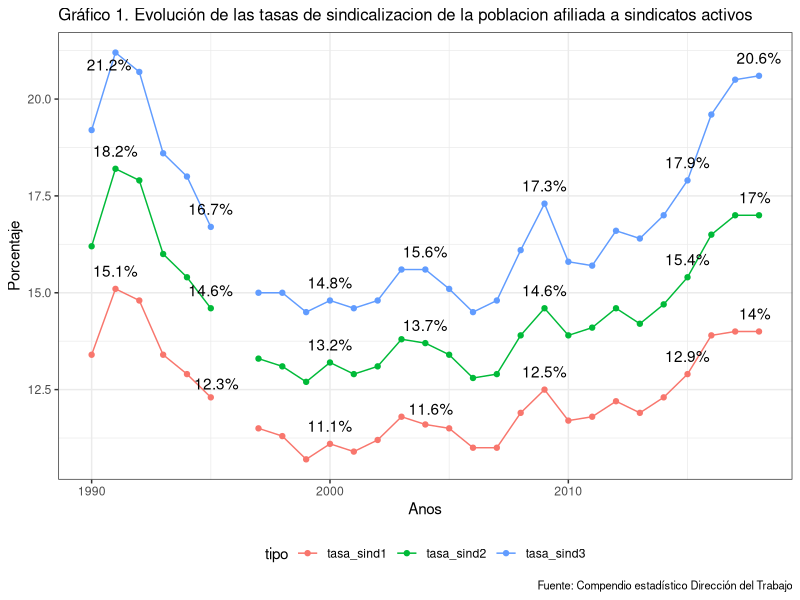
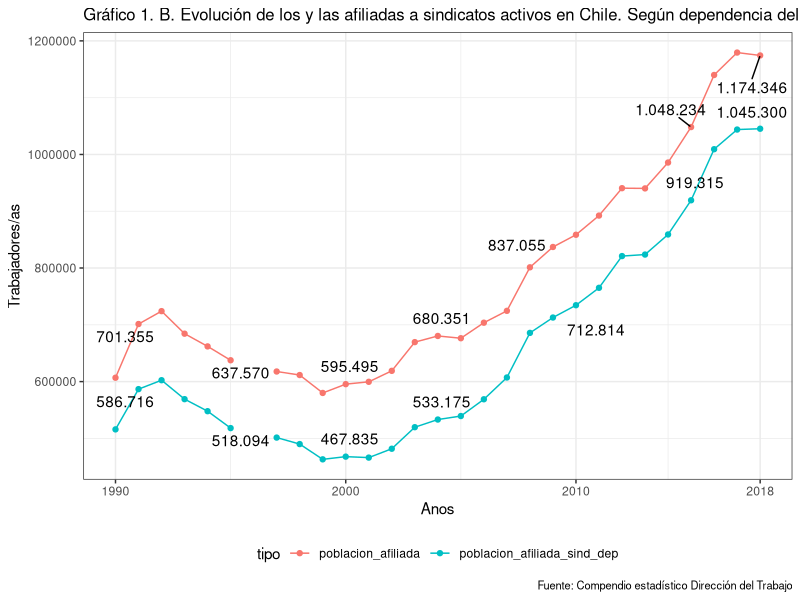
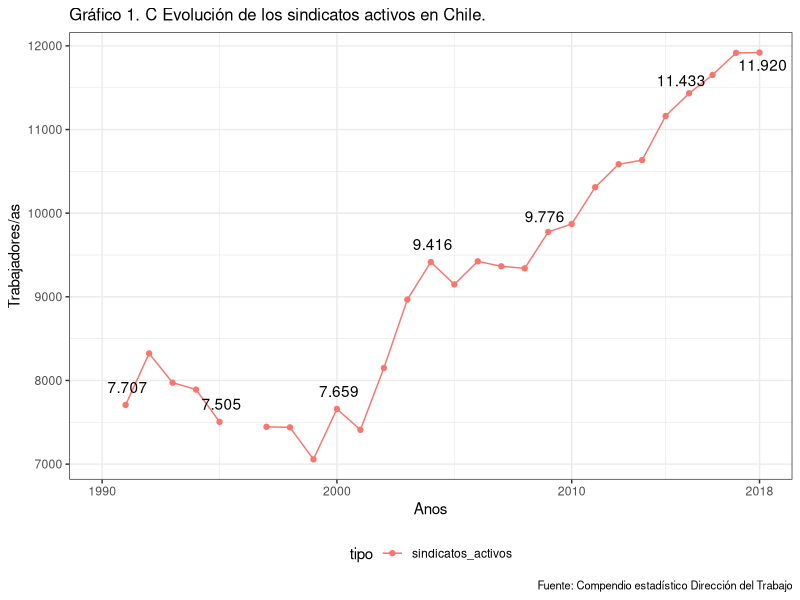
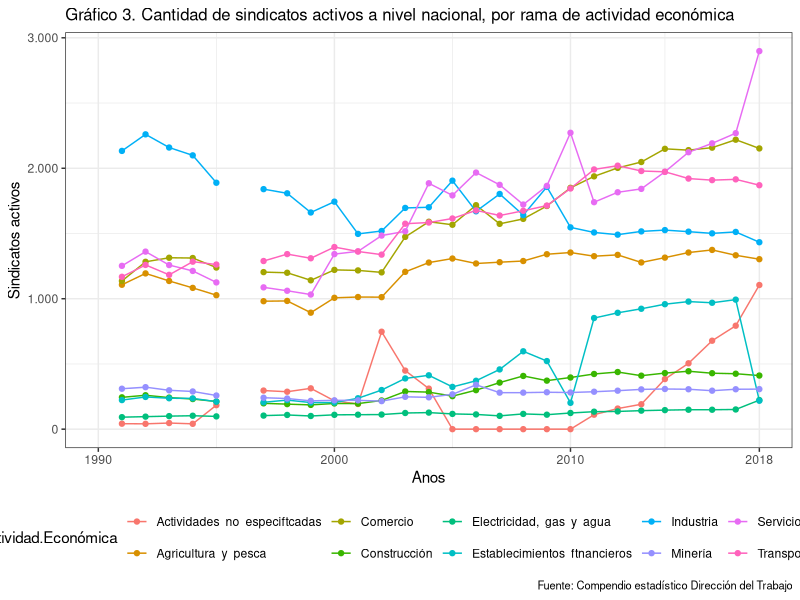
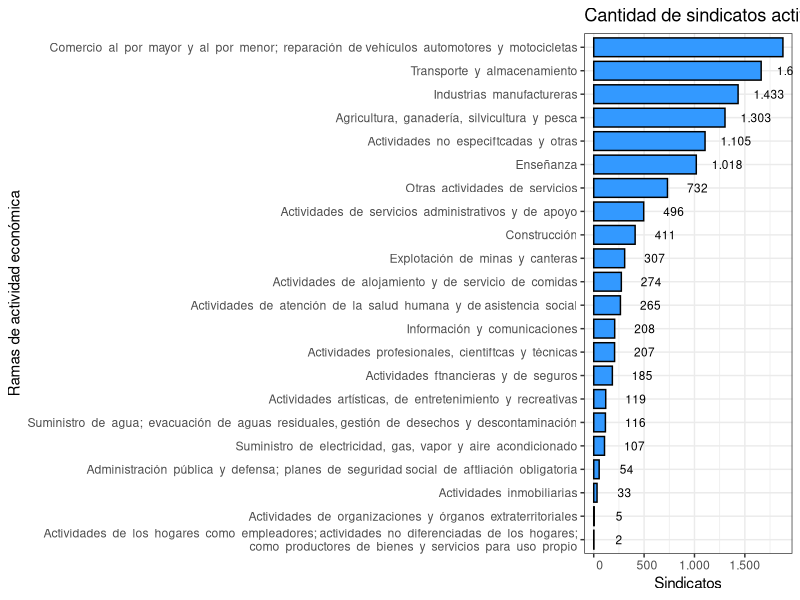
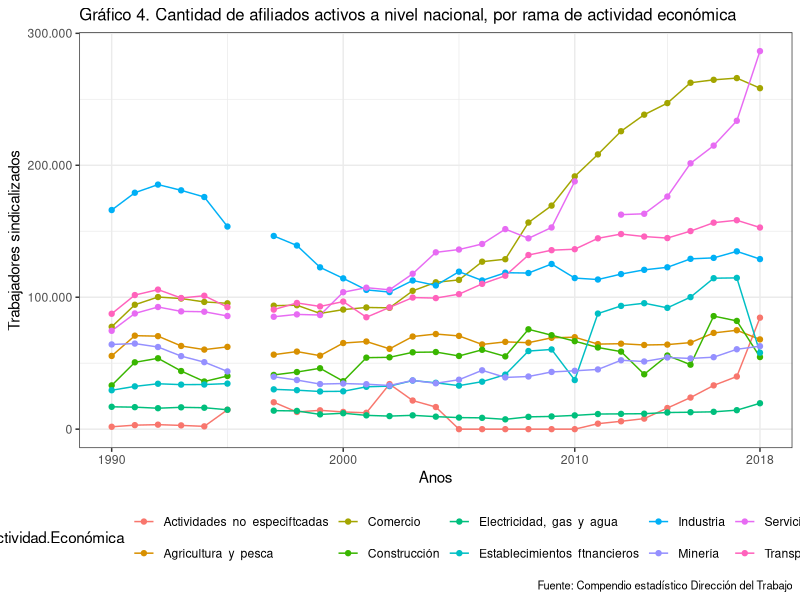
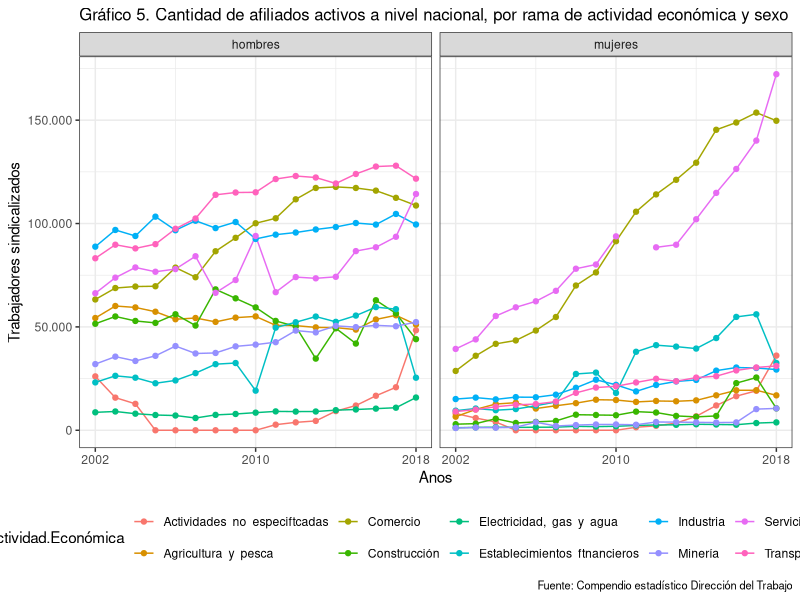
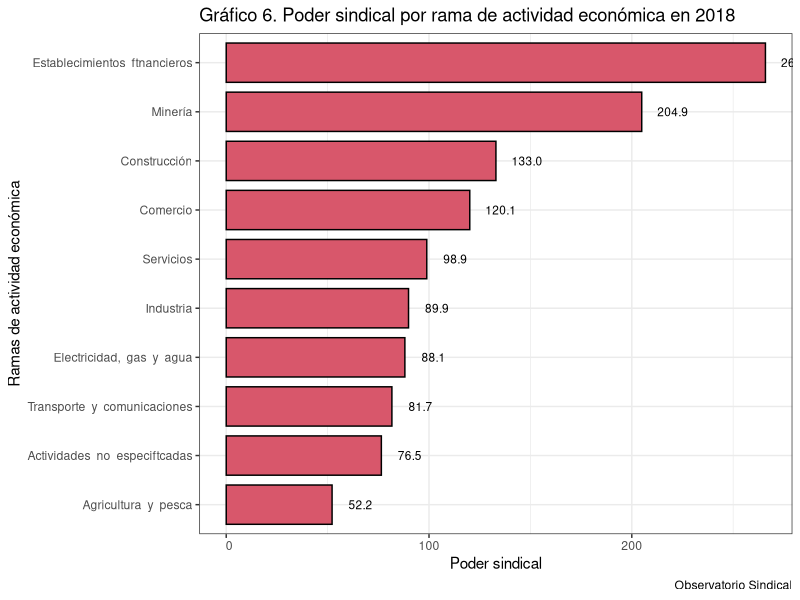

Here is the R script that generated these plots, in order: (Note: this script raises an error after producing the figures.)
library(tidyverse)
library(ggrepel)
library(openxlsx)
library(tibble)


# 1. OOSS -----------------------------------------------------------------



#### Cuadro1. Cantidad de sindicatos activos, poblacion afiliada a sindicatos activos, fuerza de trabajo y tasas de sindicalización, años 1990 a 1999 ####

f0<-c("ano",
      "sindicatos_activos",
      "poblacion_afiliada",
      "ft_ocupada1",
      "tasa_sind1",
      "ft_ocupada2",
      "tasa_sind2",
      "poblacion_afiliada_sind_dep",
      "ft_ocupada3",
      "tasa_sind3")

cuadro1<-rbind(
c(1990 ,NA   ,606812 ,4525530 ,13.4, 3745599, 16.2, 515825 ,2692459, 19.2),
c(1991 ,7707 ,701355 ,4630670 ,15.1, 3862016, 18.2, 586716 ,2765416, 21.2),
c(1992 ,8323 ,724065 ,4877430 ,14.8, 4054999, 17.9, 602435 ,2909679, 20.7),
c(1993 ,7974 ,684361 ,5109290 ,13.4, 4280082, 16.0, 569066 ,3067602, 18.6),
c(1994 ,7891 ,661966 ,5122760 ,12.9, 4305265, 15.4, 547862 ,3038135, 18.0),
c(1995 ,7505 ,637570 ,5174410 ,12.3, 4364825, 14.6, 518094 ,3100665, 16.7),
c(1996 ,NA   , NA     ,5298680 ,NA   ,4525632 ,NA   ,NA      ,3243452,  NA),
c(1997 ,7446 ,617761 ,5380190 ,11.5, 4643794, 13.3, 501386 ,3350654, 15.0),
c(1998 ,7439 ,611535 ,5432350 ,11.3, 4657376, 13.1, 489957 ,3276276, 15.0),
c(1999 ,7057 ,579996 ,5404480 ,10.7, 4552804, 12.7, 463071 ,3192874, 14.5),
c(2000, 7659, 595495, 5381460, 11.1, 4528339, 13.2, 467835, 3170319, 14.8),
c(2001, 7410, 599610, 5479390, 10.9, 4631937, 12.9, 466138, 3187987, 14.6),
c(2002, 8149, 618930, 5531260, 11.2, 4723018, 13.1, 481749, 3253178, 14.8),
c(2003, 8967, 669507, 5675130, 11.8, 4849564, 13.8, 519687, 3326674, 15.6),
c(2004, 9416, 680351, 5862900, 11.6, 4979719, 13.7, 533175, 3423609, 15.6),
c(2005, 9148, 676368, 5904999, 11.5, 5054172, 13.4, 539326, 3581293, 15.1),
c(2006, 9424, 703706, 6410982, 11.0, 5477846, 12.8, 568856, 3933474, 14.5),
c(2007, 9365, 724606, 6567241, 11.0, 5622264, 12.9, 607190, 4099492, 14.8),
c(2008, 9340, 801251, 6740408, 11.9, 5782781, 13.9, 685763, 4251018, 16.1),
c(2009, 9776, 837055, 6710990, 12.5, 5747152, 14.6, 712814, 4131857, 17.3),
c(2010, 9871  ,858571,  7353835, 11.7, 6172536, 13.9, 734495  ,4646299, 15.8),
c(2011 ,10310 ,892365,  7564346, 11.8, 6348945, 14.1, 765138  ,4863073, 15.7),
c(2012 ,10585 ,940603,  7699431, 12.2, 6441986, 14.6, 821041  ,4960005, 16.6),
c(2013 ,10634 ,940222,  7904048, 11.9, 6600648, 14.2, 823722  ,5024782, 16.4),
c(2014 ,11162 ,985770,  8013717, 12.3, 6686276, 14.7, 859093  ,5061592, 17.0),
c(2015 ,11433 ,1048234, 8136356, 12.9, 6815314, 15.4, 919315  ,5133964, 17.9),
c(2016 ,11653 ,1139955 ,8216865 ,13.9 ,6901108 ,16.5 ,1009255 ,5142873, 19.6),
c(2017 ,11916 ,1179445 ,8406527 ,14.0 ,6930930 ,17.0 ,1043865 ,5099920, 20.5),
c(2018 ,11920 ,1174346 ,8414056 ,14.0 ,6927523 ,17.0 ,1045300 ,5068372, 20.6)
)

cuadro1<-cuadro1 %>% as.data.frame()
names(cuadro1)<-f0
cuadro1


# Grafico 1

cuadro1 %>% select(ano,tasa_sind1,tasa_sind2,tasa_sind3) %>% 
  gather(tipo,tasa,-ano) %>% mutate(tasa=as.numeric(tasa)) %>% 
  ggplot(aes(x=ano,y=tasa,color=tipo)) + geom_line() + geom_point() + theme_bw() + 
  labs(title = "Gráfico 1. Evolución de las tasas de sindicalizacion de la poblacion afiliada a sindicatos activos",
       x="Anos",
       y = "Porcentaje",
       caption = "Fuente: Compendio estadístico Dirección del Trabajo") + 
  theme(legend.position = "bottom",plot.title = element_text(size=12),
        plot.subtitle = element_text(size=10),
        plot.caption = element_text(size=8)) + 
  geom_text_repel(aes(label=ifelse(ano%in%c(1991,1995,2000,2004,2009,2015,2018),format(paste0(round(tasa,1),"%")),"")), vjust=-1,colour="black")




ggsave(
  plot = last_plot(),
  filename = "Output/Graficos/1. OOSS/grafico1.Evolucion de las tasas de sindicalizacion de la poblacion afiliada a sindicatos activos.png",
  device = "png",
  dpi = "retina",
  units = "cm",
  width = 33,
  height = 17
)


cuadro1 %>% select(ano,poblacion_afiliada,poblacion_afiliada_sind_dep) %>% 
  gather(tipo,tasa,-ano) %>% mutate(tasa=as.numeric(tasa)) %>% 
  ggplot(aes(x=ano,y=tasa,color=tipo)) + geom_line() + geom_point() + theme_bw() + 
  labs(title = "Gráfico 1. B. Evolución de los y las afiliadas a sindicatos activos en Chile. Según dependencia del sindicato.",
       x="Anos",
       y = "Trabajadores/as",
       caption = "Fuente: Compendio estadístico Dirección del Trabajo") + 
  theme(legend.position = "bottom",plot.title = element_text(size=12),
        plot.subtitle = element_text(size=10),
        plot.caption = element_text(size=8)) + 
  geom_text_repel(aes(label=ifelse(ano%in%c(1991,1995,2000,2004,2009,2015,2018),format(tasa, big.mark = ".", scientific = FALSE),"")), vjust=-1,colour="black") +
  scale_x_continuous(limits = c(1990, 2018),breaks = c(1990,2000,2010,2018))

ggsave(
  plot = last_plot(),
  filename = "Output/Graficos/1. OOSS/grafico1.B Evolución de los y las afiliadas a sindicatos activos en Chile. Según dependencia del sindicato.png",
  device = "png",
  dpi = "retina",
  units = "cm",
  width = 33,
  height = 17
)


cuadro1 %>% select(ano,sindicatos_activos) %>% 
  gather(tipo,tasa,-ano) %>% mutate(tasa=as.numeric(tasa)) %>% 
  ggplot(aes(x=ano,y=tasa,color=tipo)) + geom_line() + geom_point() + theme_bw() + 
  labs(title = "Gráfico 1. C Evolución de los sindicatos activos en Chile.",
       x="Anos",
       y = "Trabajadores/as",
       caption = "Fuente: Compendio estadístico Dirección del Trabajo") + 
  theme(legend.position = "bottom",plot.title = element_text(size=12),
        plot.subtitle = element_text(size=10),
        plot.caption = element_text(size=8)) + 
  geom_text_repel(aes(label=ifelse(ano%in%c(1991,1995,2000,2004,2009,2015,2018),format(tasa, big.mark = ".", scientific = FALSE),"")), vjust=-1,colour="black") +
  scale_x_continuous(limits = c(1990, 2018),breaks = c(1990,2000,2010,2018))


ggsave(
  plot = last_plot(),
  filename = "Output/Graficos/1. OOSS/grafico1.C Evolución de los sindicatos activos en Chile.png",
  device = "png",
  dpi = "retina",
  units = "cm",
  width = 33,
  height = 17
)


#### Cuadro 2. Cantidad de trabajadores afiliados a sindicatos activos, fuerza de trabajo ocupada, y tasa de sindicalización, según sexo ####

cuadro2<-rbind(
c(2002, 497272, 121658, 618930 , 3241454, 1481566, 4723020, 15.3, 8.2  ,13.1),
c(2003, 531238, 138269, 669507 , 3298663, 1550891, 4849554, 16.1, 8.9  ,13.8),
c(2004, 522271, 158080, 680351 , 3335792, 1643938, 4979730, 15.7, 9.6  ,13.7),
c(2005, 515114, 161254, 676368 , 3376302, 1677870, 5054172, 15.3, 9.6  ,13.4),
c(2006, 532661, 171045, 703706 , 3627100, 1850746, 5477846, 14.7, 9.2  ,12.8),
c(2007, 537651, 186955, 724606 , 3683805, 1938459, 5622264, 14.6, 9.6  ,12.9),
c(2008, 562172, 239079, 801251 , 3738207, 2044574, 5782781, 15.0, 11.7 ,13.9),
c(2009, 580795, 256260, 837055 , 3661636, 2085516, 5747152, 15.9, 12.3 ,14.6),
c(2010, 585384, 273187, 858571 , 3822903, 2349633, 6172536, 15.3, 11.6 ,13.9),
c(2011, 593203, 299162, 892365 , 3883465, 2465480, 6348945, 15.3, 12.1 ,14.1),
c(2012, 618610, 321993, 940603 , 3930414, 2511571, 6441986, 15.7, 12.8 ,14.6),
c(2013, 610485, 329737, 940222 , 4005377, 2595271, 6600648, 15.2, 12.7 ,14.2),
c(2014, 630512, 355258, 985770 , 4035930, 2650346, 6686276, 15.6, 13.4 ,14.7),
c(2015, 646093, 402141, 1048234, 4081413, 2733898, 6815311, 15.8, 14.7 ,15.4),
c(2016, 683516, 455528, 1139044, 4153796, 2747312, 6901108, 16.5, 16.6 ,16.5),
c(2017, 691381, 488064, 1179445, 4157795, 2773138, 6930933, 16.6, 17.6 ,17.0),
c(2018, 681399, 492947, 1174346, 4149084, 2778439, 6927523, 16.4, 17.7 ,17.0)
) %>% as.data.frame()

names(cuadro2)<-c("ano","afiliados_hombres","afiliados_mujeres","afiliados_total",
                  "ft_hombres","ft_mujeres","ft_total","ft_hombres", "ft_mujeres","ft_total")


#### Cuadro 3. Cantidad de sindicatos activos a nivel nacional, por rama de actividad económica ####

# CIIU rev 2 1991-2010
cuadro3_1<-cbind(
read.xlsx("Input/Ilovepdf/1. OOSS.xlsx",sheet = 5,rows=c(1:12),cols=c(1:8),na.strings = "**"),
read.xlsx("Input/Ilovepdf/1. OOSS.xlsx",sheet = 6,rows=c(1:12),cols=c(2:8),na.strings = "**"),
read.xlsx("Input/Ilovepdf/1. OOSS.xlsx",sheet = 7,rows=c(2:13),cols=c(2:8),na.strings = "**")
)

# CIIU rev 3 2011-2017
cuadro3_2<-read.xlsx("Input/Ilovepdf/1. OOSS.xlsx",sheet = 8,rows=c(2:21),cols=c(1:8),na.strings = "**")

# CIIU rev 4 2018
cuadro3_3<-read.xlsx("Input/Ilovepdf/1. OOSS.xlsx",sheet = 9,rows=c(2:25),cols=c(1:2),na.strings = "**")


cuadro3_2_r<-cuadro3_2 %>% add_row(Rama.Actividad.Económica="Agricultura  y  pesca",
                      `2011`=sum(.$`2011`[1]+.$`2011`[2]),
                      `2012`=sum(.$`2012`[1]+.$`2012`[2]),
                      `2013`=sum(.$`2013`[1]+.$`2013`[2]),
                      `2014`=sum(.$`2014`[1]+.$`2014`[2]),
                      `2015`=sum(.$`2015`[1]+.$`2015`[2]),
                      `2016`=sum(.$`2016`[1]+.$`2016`[2]),
                      `2017`=sum(.$`2017`[1]+.$`2017`[2])) %>% 
  
              add_row(Rama.Actividad.Económica="Minería",
                      `2011`=sum(.$`2011`[3]),
                      `2012`=sum(.$`2012`[3]),
                      `2013`=sum(.$`2013`[3]),
                      `2014`=sum(.$`2014`[3]),
                      `2015`=sum(.$`2015`[3]),
                      `2016`=sum(.$`2016`[3]),
                      `2017`=sum(.$`2017`[3])) %>%
  
              add_row(Rama.Actividad.Económica="Industria",
                      `2011`=sum(.$`2011`[4]),
                      `2012`=sum(.$`2012`[4]),
                      `2013`=sum(.$`2013`[4]),
                      `2014`=sum(.$`2014`[4]),
                      `2015`=sum(.$`2015`[4]),
                      `2016`=sum(.$`2016`[4]),
                      `2017`=sum(.$`2017`[4])) %>%
  
              add_row(Rama.Actividad.Económica="Electricidad,  gas  y  agua",
                      `2011`=sum(.$`2011`[5]),
                      `2012`=sum(.$`2012`[5]),
                      `2013`=sum(.$`2013`[5]),
                      `2014`=sum(.$`2014`[5]),
                      `2015`=sum(.$`2015`[5]),
                      `2016`=sum(.$`2016`[5]),
                      `2017`=sum(.$`2017`[5])) %>%
  
              add_row(Rama.Actividad.Económica="Construcción",
                      `2011`=sum(.$`2011`[6]),
                      `2012`=sum(.$`2012`[6]),
                      `2013`=sum(.$`2013`[6]),
                      `2014`=sum(.$`2014`[6]),
                      `2015`=sum(.$`2015`[6]),
                      `2016`=sum(.$`2016`[6]),
                      `2017`=sum(.$`2017`[6])) %>%
  
              add_row(Rama.Actividad.Económica="Comercio",
                      `2011`=sum(.$`2011`[7]+.$`2011`[8]),
                      `2012`=sum(.$`2012`[7]+.$`2012`[8]),
                      `2013`=sum(.$`2013`[7]+.$`2013`[8]),
                      `2014`=sum(.$`2014`[7]+.$`2014`[8]),
                      `2015`=sum(.$`2015`[7]+.$`2015`[8]),
                      `2016`=sum(.$`2016`[7]+.$`2016`[8]),
                      `2017`=sum(.$`2017`[7]+.$`2017`[8])) %>%
  
              add_row(Rama.Actividad.Económica="Transporte  y  comunicaciones",
                      `2011`=sum(.$`2011`[9]),
                      `2012`=sum(.$`2012`[9]),
                      `2013`=sum(.$`2013`[9]),
                      `2014`=sum(.$`2014`[9]),
                      `2015`=sum(.$`2015`[9]),
                      `2016`=sum(.$`2016`[9]),
                      `2017`=sum(.$`2017`[9])) %>%
  
              add_row(Rama.Actividad.Económica="Establecimientos  ftnancieros",
                      `2011`=sum(.$`2011`[10]+.$`2011`[11]),
                      `2012`=sum(.$`2012`[10]+.$`2012`[11]),
                      `2013`=sum(.$`2013`[10]+.$`2013`[11]),
                      `2014`=sum(.$`2014`[10]+.$`2014`[11]),
                      `2015`=sum(.$`2015`[10]+.$`2015`[11]),
                      `2016`=sum(.$`2016`[10]+.$`2016`[11]),
                      `2017`=sum(.$`2017`[10]+.$`2017`[11])) %>%
  
              add_row(Rama.Actividad.Económica="Servicios",
                      `2011`=sum(.$`2011`[12]+.$`2011`[13]+.$`2011`[14]+.$`2011`[15]+.$`2011`[16]+.$`2011`[17]),
                      `2012`=sum(.$`2012`[12]+.$`2012`[13]+.$`2012`[14]+.$`2012`[15]+.$`2012`[16]+.$`2012`[17]),
                      `2013`=sum(.$`2013`[12]+.$`2013`[13]+.$`2013`[14]+.$`2013`[15]+.$`2013`[16]+.$`2013`[17]),
                      `2014`=sum(.$`2014`[12]+.$`2014`[13]+.$`2014`[14]+.$`2014`[15]+.$`2014`[16]+.$`2014`[17]),
                      `2015`=sum(.$`2015`[12]+.$`2015`[13]+.$`2015`[14]+.$`2015`[15]+.$`2015`[16]+.$`2015`[17]),
                      `2016`=sum(.$`2016`[12]+.$`2016`[13]+.$`2016`[14]+.$`2016`[15]+.$`2016`[16]+.$`2016`[17]),
                      `2017`=sum(.$`2017`[12]+.$`2017`[13]+.$`2017`[14]+.$`2017`[15]+.$`2017`[16]+.$`2017`[17])) %>%
  
              add_row(Rama.Actividad.Económica="Actividades  no  especiftcadas",
                      `2011`=sum(.$`2011`[18]),
                      `2012`=sum(.$`2012`[18]),
                      `2013`=sum(.$`2013`[18]),
                      `2014`=sum(.$`2014`[18]),
                      `2015`=sum(.$`2015`[18]),
                      `2016`=sum(.$`2016`[18]),
                      `2017`=sum(.$`2017`[18]))


cuadro3_3_r<-cuadro3_3 %>% add_row(Rama.Actividad.Económica="Agricultura  y  pesca",
                                   `2018`=sum(.$`2018`[1])) %>% 
  
  add_row(Rama.Actividad.Económica="Minería",
          `2018`=sum(.$`2018`[2])) %>%
  
  add_row(Rama.Actividad.Económica="Industria",
          `2018`=sum(.$`2018`[3])) %>%
  
  add_row(Rama.Actividad.Económica="Electricidad,  gas  y  agua",
          `2018`=sum(.$`2018`[4]+.$`2018`[5])) %>%
  
  add_row(Rama.Actividad.Económica="Construcción",
          `2018`=sum(.$`2018`[6])) %>%
  
  add_row(Rama.Actividad.Económica="Comercio",
          `2018`=sum(.$`2018`[7]+.$`2018`[9])) %>%
  
  add_row(Rama.Actividad.Económica="Transporte  y  comunicaciones",
          `2018`=sum(.$`2018`[8]+.$`2018`[10])) %>%
  
  add_row(Rama.Actividad.Económica="Establecimientos  ftnancieros",
          `2018`=sum(.$`2018`[11]+.$`2018`[12])) %>%
  
  add_row(Rama.Actividad.Económica="Servicios",
          `2018`=sum(.$`2018`[13]+.$`2018`[14]+.$`2018`[15]+.$`2018`[16]+.$`2018`[17]+.$`2018`[18]+.$`2018`[19]+.$`2018`[20]+.$`2018`[21])) %>%
  
  add_row(Rama.Actividad.Económica="Actividades  no  especiftcadas",
          `2018`=sum(.$`2018`[22]))

  
cuadro3<-merge(cuadro3_1,cuadro3_2_r,by="Rama.Actividad.Económica",all.x = TRUE)
cuadro3<-merge(cuadro3,cuadro3_3_r,by="Rama.Actividad.Económica",all.x = TRUE)

cuadro3<-unique( cuadro3 )
cuadro3<-cuadro3[-3,]

# Grafico 3
cuadro3 %>% filter(Rama.Actividad.Económica!="Total") %>% 
  gather(ano,sindicatos,-Rama.Actividad.Económica) %>% mutate(tasa=as.numeric(sindicatos),
                                                              ano=as.numeric(ano)) %>% 
  ggplot(aes(x=ano,y=sindicatos,color=Rama.Actividad.Económica)) + geom_line() + geom_point() + theme_bw() + 
  labs(title = "Gráfico 3. Cantidad de sindicatos activos a nivel nacional, por rama de actividad económica",
       x="Anos",
       y = "Sindicatos activos",
       caption = "Fuente: Compendio estadístico Dirección del Trabajo") + 
  theme(legend.position = "bottom",plot.title = element_text(size=12),
        plot.subtitle = element_text(size=10),
        plot.caption = element_text(size=8)) + scale_y_continuous(labels=function(x) format(x, big.mark = ".", scientific = FALSE))+
  scale_x_continuous(limits = c(1990, 2018),breaks = c(1990,2000,2010,2018))

ggsave(
  plot = last_plot(),
  filename = "Output/Graficos/1. OOSS/grafico3.Cantidad de sindicatos activos a nivel nacional, por rama de actividad económica.png",
  device = "png",
  dpi = "retina",
  units = "cm",
  width = 33,
  height = 17
)


#### Cuadro 3 solo 2018 (ramas desagregadas)

cuadro3_3 %>% filter(Rama.Actividad.Económica!="Total") %>% 
  ggplot(aes(x=as.factor(reorder(Rama.Actividad.Económica,`2018`)),y=`2018`))+
  geom_bar(stat="identity", fill="#3399FF", colour="black", width=0.8) + 
  scale_y_continuous(labels=function(x) format(x, big.mark = ".", scientific = FALSE)) +
  theme_bw() +  coord_flip() + 
  geom_text(aes(label = format(`2018`, big.mark = ".", scientific = FALSE)), hjust=-0.5, colour = "black", size=3.0) +
  labs(title="Cantidad de sindicatos activos a nivel nacional, por rama de actividad económica en 2018",
       x="Ramas de actividad económica", 
       y = "Sindicatos")



#### Cuadro 4. y 5. Cantidad de afiliados ####

## 1990 a 2001
cuadro4_1<-cbind(
  read.xlsx("Input/Ilovepdf/1. OOSS.xlsx",sheet = 10,rows=c(1:12),cols=c(1:7),na.strings = "**"),
  read.xlsx("Input/Ilovepdf/1. OOSS.xlsx",sheet = 11,rows=c(2:13),cols=c(2:7),na.strings = "**")
)

## 2002 a 2010

a<-read.xlsx("Input/Ilovepdf/1. OOSS.xlsx",sheet = 12,rows=c(4:14),cols=c(1:10),na.strings = "**",colNames = FALSE)
b<-read.xlsx("Input/Ilovepdf/1. OOSS.xlsx",sheet = 13,rows=c(3:13),cols=c(2:10),na.strings = "**",colNames = FALSE)
c<-read.xlsx("Input/Ilovepdf/1. OOSS.xlsx",sheet = 14,rows=c(3:13),cols=c(2:10),na.strings = "**",colNames = FALSE)
names(a)<-c("Rama.Actividad.Económica","h2","m2","t2","h3","m3","t3","h4","m4","t4")
names(b)<-c("h5","m5","t5","h6","m6","t6","h7","m7","t7")
names(c)<-c("h8","m8","t8","h9","m9","t9","h10","m10","t10")
cuadro4_2_sexo<-cbind(a,b,c)

cuadro4_2<-cuadro4_2_sexo %>% select(1,4,7,10,13,16,19,22,25,28)

## 2011 a 2017
cuadro4_3_sexo<-cbind(
read.xlsx("Input/Ilovepdf/1. OOSS.xlsx",sheet = 15,rows=c(4:22),cols=c(1:7),na.strings = "**",colNames = FALSE),
read.xlsx("Input/Ilovepdf/1. OOSS.xlsx",sheet = 16,rows=c(4:22),cols=c(2:7),na.strings = "**",colNames = FALSE),
read.xlsx("Input/Ilovepdf/1. OOSS.xlsx",sheet = 17,rows=c(4:22),cols=c(2:7),na.strings = "**",colNames = FALSE),
read.xlsx("Input/Ilovepdf/1. OOSS.xlsx",sheet = 18,rows=c(4:22),cols=c(2:4),na.strings = "**",colNames = FALSE)
)

names(cuadro4_3_sexo)<-c("Rama.Actividad.Económica","h11","m11","t11","h12","m12","t12","h13","m13","t13","h14","m14","t14",
                               "h15","m15","t15","h16","m16","t16","h17","m17","t17")

cuadro4_3<-cuadro4_3_sexo %>% select(1,4,7,10,13,16,19,22)


## 2018
cuadro4_4_sexo<-read.xlsx("Input/Ilovepdf/1. OOSS.xlsx",sheet = 19,rows=c(3:26),cols=c(1:4),na.strings = "**")
names(cuadro4_4_sexo)<-c("Rama.Actividad.Económica","h18","m18","t18")
cuadro4_4<-cuadro4_4_sexo %>% select(1,4)

## A. Primero sin sexo

cuadro4_1
cuadro4_2
colnames(cuadro4_2)<-c("Rama.Actividad.Económica",2002,2003,2004,2005,2006,2007,2008,2009,2010)

colnames(cuadro4_3)<-c("Rama.Actividad.Económica",2011,2012,2013,2014,2015,2016,2017)

cuadro4_3<-cuadro4_3 %>% add_row(Rama.Actividad.Económica="Agricultura  y  pesca",
                                   `2011`=sum(.$`2011`[1]+.$`2011`[2]),
                                   `2012`=sum(.$`2012`[1]+.$`2012`[2]),
                                   `2013`=sum(.$`2013`[1]+.$`2013`[2]),
                                   `2014`=sum(.$`2014`[1]+.$`2014`[2]),
                                   `2015`=sum(.$`2015`[1]+.$`2015`[2]),
                                   `2016`=sum(.$`2016`[1]+.$`2016`[2]),
                                   `2017`=sum(.$`2017`[1]+.$`2017`[2])) %>% 
  
  add_row(Rama.Actividad.Económica="Minería",
          `2011`=sum(.$`2011`[3]),
          `2012`=sum(.$`2012`[3]),
          `2013`=sum(.$`2013`[3]),
          `2014`=sum(.$`2014`[3]),
          `2015`=sum(.$`2015`[3]),
          `2016`=sum(.$`2016`[3]),
          `2017`=sum(.$`2017`[3])) %>%
  
  add_row(Rama.Actividad.Económica="Industria",
          `2011`=sum(.$`2011`[4]),
          `2012`=sum(.$`2012`[4]),
          `2013`=sum(.$`2013`[4]),
          `2014`=sum(.$`2014`[4]),
          `2015`=sum(.$`2015`[4]),
          `2016`=sum(.$`2016`[4]),
          `2017`=sum(.$`2017`[4])) %>%
  
  add_row(Rama.Actividad.Económica="Electricidad,  gas  y  agua",
          `2011`=sum(.$`2011`[5]),
          `2012`=sum(.$`2012`[5]),
          `2013`=sum(.$`2013`[5]),
          `2014`=sum(.$`2014`[5]),
          `2015`=sum(.$`2015`[5]),
          `2016`=sum(.$`2016`[5]),
          `2017`=sum(.$`2017`[5])) %>%
  
  add_row(Rama.Actividad.Económica="Construcción",
          `2011`=sum(.$`2011`[6]),
          `2012`=sum(.$`2012`[6]),
          `2013`=sum(.$`2013`[6]),
          `2014`=sum(.$`2014`[6]),
          `2015`=sum(.$`2015`[6]),
          `2016`=sum(.$`2016`[6]),
          `2017`=sum(.$`2017`[6])) %>%
  
  add_row(Rama.Actividad.Económica="Comercio",
          `2011`=sum(.$`2011`[7]+.$`2011`[8]),
          `2012`=sum(.$`2012`[7]+.$`2012`[8]),
          `2013`=sum(.$`2013`[7]+.$`2013`[8]),
          `2014`=sum(.$`2014`[7]+.$`2014`[8]),
          `2015`=sum(.$`2015`[7]+.$`2015`[8]),
          `2016`=sum(.$`2016`[7]+.$`2016`[8]),
          `2017`=sum(.$`2017`[7]+.$`2017`[8])) %>%
  
  add_row(Rama.Actividad.Económica="Transporte  y  comunicaciones",
          `2011`=sum(.$`2011`[9]),
          `2012`=sum(.$`2012`[9]),
          `2013`=sum(.$`2013`[9]),
          `2014`=sum(.$`2014`[9]),
          `2015`=sum(.$`2015`[9]),
          `2016`=sum(.$`2016`[9]),
          `2017`=sum(.$`2017`[9])) %>%
  
  add_row(Rama.Actividad.Económica="Establecimientos  ftnancieros",
          `2011`=sum(.$`2011`[10]+.$`2011`[11]),
          `2012`=sum(.$`2012`[10]+.$`2012`[11]),
          `2013`=sum(.$`2013`[10]+.$`2013`[11]),
          `2014`=sum(.$`2014`[10]+.$`2014`[11]),
          `2015`=sum(.$`2015`[10]+.$`2015`[11]),
          `2016`=sum(.$`2016`[10]+.$`2016`[11]),
          `2017`=sum(.$`2017`[10]+.$`2017`[11])) %>%
  
  add_row(Rama.Actividad.Económica="Servicios",
          `2011`=sum(.$`2011`[12]+.$`2011`[13]+.$`2011`[14]+.$`2011`[15]+.$`2011`[16]+.$`2011`[17]),
          `2012`=sum(.$`2012`[12]+.$`2012`[13]+.$`2012`[14]+.$`2012`[15]+.$`2012`[16]+.$`2012`[17]),
          `2013`=sum(.$`2013`[12]+.$`2013`[13]+.$`2013`[14]+.$`2013`[15]+.$`2013`[16]+.$`2013`[17]),
          `2014`=sum(.$`2014`[12]+.$`2014`[13]+.$`2014`[14]+.$`2014`[15]+.$`2014`[16]+.$`2014`[17]),
          `2015`=sum(.$`2015`[12]+.$`2015`[13]+.$`2015`[14]+.$`2015`[15]+.$`2015`[16]+.$`2015`[17]),
          `2016`=sum(.$`2016`[12]+.$`2016`[13]+.$`2016`[14]+.$`2016`[15]+.$`2016`[16]+.$`2016`[17]),
          `2017`=sum(.$`2017`[12]+.$`2017`[13]+.$`2017`[14]+.$`2017`[15]+.$`2017`[16]+.$`2017`[17])) %>%
  
  add_row(Rama.Actividad.Económica="Actividades  no  especiftcadas",
          `2011`=sum(.$`2011`[18]),
          `2012`=sum(.$`2012`[18]),
          `2013`=sum(.$`2013`[18]),
          `2014`=sum(.$`2014`[18]),
          `2015`=sum(.$`2015`[18]),
          `2016`=sum(.$`2016`[18]),
          `2017`=sum(.$`2017`[18]))



colnames(cuadro4_4)<-c("Rama.Actividad.Económica",2018)

cuadro4_4<-cuadro4_4 %>% add_row(Rama.Actividad.Económica="Agricultura  y  pesca",
                                   `2018`=sum(.$`2018`[1])) %>% 
  
  add_row(Rama.Actividad.Económica="Minería",
          `2018`=sum(.$`2018`[2])) %>%
  
  add_row(Rama.Actividad.Económica="Industria",
          `2018`=sum(.$`2018`[3])) %>%
  
  add_row(Rama.Actividad.Económica="Electricidad,  gas  y  agua",
          `2018`=sum(.$`2018`[4]+.$`2018`[5])) %>%
  
  add_row(Rama.Actividad.Económica="Construcción",
          `2018`=sum(.$`2018`[6])) %>%
  
  add_row(Rama.Actividad.Económica="Comercio",
          `2018`=sum(.$`2018`[7]+.$`2018`[9])) %>%
  
  add_row(Rama.Actividad.Económica="Transporte  y  comunicaciones",
          `2018`=sum(.$`2018`[8]+.$`2018`[10])) %>%
  
  add_row(Rama.Actividad.Económica="Establecimientos  ftnancieros",
          `2018`=sum(.$`2018`[11]+.$`2018`[12])) %>%
  
  add_row(Rama.Actividad.Económica="Servicios",
          `2018`=sum(.$`2018`[13]+.$`2018`[14]+.$`2018`[15]+.$`2018`[16]+.$`2018`[17]+.$`2018`[18]+.$`2018`[19]+.$`2018`[20]+.$`2018`[21])) %>%
  
  add_row(Rama.Actividad.Económica="Actividades  no  especiftcadas",
          `2018`=sum(.$`2018`[22]))

cuadro4<-merge(cuadro4_1,cuadro4_2,by="Rama.Actividad.Económica")

cuadro4<-merge(cuadro4,cuadro4_3,by="Rama.Actividad.Económica",all.x = TRUE)
cuadro4<-merge(cuadro4,cuadro4_4,by="Rama.Actividad.Económica",all.x = TRUE)

cuadro4<-unique( cuadro4 )
cuadro4<-cuadro4[-3,]

cuadro4 %>% filter(Rama.Actividad.Económica!="Total") %>% 
  gather(ano,afiliados,-Rama.Actividad.Económica) %>% mutate(tasa=as.numeric(afiliados),
                                                              ano=as.numeric(ano)) %>% 
  ggplot(aes(x=ano,y=afiliados,color=Rama.Actividad.Económica)) + geom_line() + geom_point() + theme_bw() + 
  labs(title = "Gráfico 4. Cantidad de afiliados activos a nivel nacional, por rama de actividad económica",
       x="Anos",
       y = "Trabajadores sindicalizados",
       caption = "Fuente: Compendio estadístico Dirección del Trabajo") + 
  theme(legend.position = "bottom",plot.title = element_text(size=12),
        plot.subtitle = element_text(size=10),
        plot.caption = element_text(size=8)) + scale_y_continuous(labels=function(x) format(x, big.mark = ".", scientific = FALSE))+
  scale_x_continuous(limits = c(1990, 2018),breaks = c(1990,2000,2010,2018))



ggsave(
  plot = last_plot(),
  filename = "Output/Graficos/1. OOSS/grafico4.Cantidad de afiliados a nivel nacional, por rama de actividad económica.png",
  device = "png",
  dpi = "retina",
  units = "cm",
  width = 33,
  height = 17
)


## B. Con sexo (cuadro 5) (solo desde 2002)

# hombres
cuadro4_2<-cuadro4_2_sexo %>% select(1,4-2,7-2,10-2,13-2,16-2,19-2,22-2,25-2,28-2)
cuadro4_3<-cuadro4_3_sexo %>% select(1,4-2,7-2,10-2,13-2,16-2,19-2,22-2)
cuadro4_4<-cuadro4_4_sexo %>% select(1,4-2)

colnames(cuadro4_2)<-c("Rama.Actividad.Económica",2002,2003,2004,2005,2006,2007,2008,2009,2010)

colnames(cuadro4_3)<-c("Rama.Actividad.Económica",2011,2012,2013,2014,2015,2016,2017)

cuadro4_3<-cuadro4_3 %>% add_row(Rama.Actividad.Económica="Agricultura  y  pesca",
                                 `2011`=sum(.$`2011`[1]+.$`2011`[2]),
                                 `2012`=sum(.$`2012`[1]+.$`2012`[2]),
                                 `2013`=sum(.$`2013`[1]+.$`2013`[2]),
                                 `2014`=sum(.$`2014`[1]+.$`2014`[2]),
                                 `2015`=sum(.$`2015`[1]+.$`2015`[2]),
                                 `2016`=sum(.$`2016`[1]+.$`2016`[2]),
                                 `2017`=sum(.$`2017`[1]+.$`2017`[2])) %>% 
  
  add_row(Rama.Actividad.Económica="Minería",
          `2011`=sum(.$`2011`[3]),
          `2012`=sum(.$`2012`[3]),
          `2013`=sum(.$`2013`[3]),
          `2014`=sum(.$`2014`[3]),
          `2015`=sum(.$`2015`[3]),
          `2016`=sum(.$`2016`[3]),
          `2017`=sum(.$`2017`[3])) %>%
  
  add_row(Rama.Actividad.Económica="Industria",
          `2011`=sum(.$`2011`[4]),
          `2012`=sum(.$`2012`[4]),
          `2013`=sum(.$`2013`[4]),
          `2014`=sum(.$`2014`[4]),
          `2015`=sum(.$`2015`[4]),
          `2016`=sum(.$`2016`[4]),
          `2017`=sum(.$`2017`[4])) %>%
  
  add_row(Rama.Actividad.Económica="Electricidad,  gas  y  agua",
          `2011`=sum(.$`2011`[5]),
          `2012`=sum(.$`2012`[5]),
          `2013`=sum(.$`2013`[5]),
          `2014`=sum(.$`2014`[5]),
          `2015`=sum(.$`2015`[5]),
          `2016`=sum(.$`2016`[5]),
          `2017`=sum(.$`2017`[5])) %>%
  
  add_row(Rama.Actividad.Económica="Construcción",
          `2011`=sum(.$`2011`[6]),
          `2012`=sum(.$`2012`[6]),
          `2013`=sum(.$`2013`[6]),
          `2014`=sum(.$`2014`[6]),
          `2015`=sum(.$`2015`[6]),
          `2016`=sum(.$`2016`[6]),
          `2017`=sum(.$`2017`[6])) %>%
  
  add_row(Rama.Actividad.Económica="Comercio",
          `2011`=sum(.$`2011`[7]+.$`2011`[8]),
          `2012`=sum(.$`2012`[7]+.$`2012`[8]),
          `2013`=sum(.$`2013`[7]+.$`2013`[8]),
          `2014`=sum(.$`2014`[7]+.$`2014`[8]),
          `2015`=sum(.$`2015`[7]+.$`2015`[8]),
          `2016`=sum(.$`2016`[7]+.$`2016`[8]),
          `2017`=sum(.$`2017`[7]+.$`2017`[8])) %>%
  
  add_row(Rama.Actividad.Económica="Transporte  y  comunicaciones",
          `2011`=sum(.$`2011`[9]),
          `2012`=sum(.$`2012`[9]),
          `2013`=sum(.$`2013`[9]),
          `2014`=sum(.$`2014`[9]),
          `2015`=sum(.$`2015`[9]),
          `2016`=sum(.$`2016`[9]),
          `2017`=sum(.$`2017`[9])) %>%
  
  add_row(Rama.Actividad.Económica="Establecimientos  ftnancieros",
          `2011`=sum(.$`2011`[10]+.$`2011`[11]),
          `2012`=sum(.$`2012`[10]+.$`2012`[11]),
          `2013`=sum(.$`2013`[10]+.$`2013`[11]),
          `2014`=sum(.$`2014`[10]+.$`2014`[11]),
          `2015`=sum(.$`2015`[10]+.$`2015`[11]),
          `2016`=sum(.$`2016`[10]+.$`2016`[11]),
          `2017`=sum(.$`2017`[10]+.$`2017`[11])) %>%
  
  add_row(Rama.Actividad.Económica="Servicios",
          `2011`=sum(.$`2011`[12]+.$`2011`[13]+.$`2011`[14]+.$`2011`[15]+.$`2011`[16]+.$`2011`[17]),
          `2012`=sum(.$`2012`[12]+.$`2012`[13]+.$`2012`[14]+.$`2012`[15]+.$`2012`[16]+.$`2012`[17]),
          `2013`=sum(.$`2013`[12]+.$`2013`[13]+.$`2013`[14]+.$`2013`[15]+.$`2013`[16]+.$`2013`[17]),
          `2014`=sum(.$`2014`[12]+.$`2014`[13]+.$`2014`[14]+.$`2014`[15]+.$`2014`[16]+.$`2014`[17]),
          `2015`=sum(.$`2015`[12]+.$`2015`[13]+.$`2015`[14]+.$`2015`[15]+.$`2015`[16]+.$`2015`[17]),
          `2016`=sum(.$`2016`[12]+.$`2016`[13]+.$`2016`[14]+.$`2016`[15]+.$`2016`[16]+.$`2016`[17]),
          `2017`=sum(.$`2017`[12]+.$`2017`[13]+.$`2017`[14]+.$`2017`[15]+.$`2017`[16]+.$`2017`[17])) %>%
  
  add_row(Rama.Actividad.Económica="Actividades  no  especiftcadas",
          `2011`=sum(.$`2011`[18]),
          `2012`=sum(.$`2012`[18]),
          `2013`=sum(.$`2013`[18]),
          `2014`=sum(.$`2014`[18]),
          `2015`=sum(.$`2015`[18]),
          `2016`=sum(.$`2016`[18]),
          `2017`=sum(.$`2017`[18]))

colnames(cuadro4_4)<-c("Rama.Actividad.Económica",2018)

cuadro4_4<-cuadro4_4 %>% add_row(Rama.Actividad.Económica="Agricultura  y  pesca",
                                 `2018`=sum(.$`2018`[1])) %>% 
  
  add_row(Rama.Actividad.Económica="Minería",
          `2018`=sum(.$`2018`[2])) %>%
  
  add_row(Rama.Actividad.Económica="Industria",
          `2018`=sum(.$`2018`[3])) %>%
  
  add_row(Rama.Actividad.Económica="Electricidad,  gas  y  agua",
          `2018`=sum(.$`2018`[4]+.$`2018`[5])) %>%
  
  add_row(Rama.Actividad.Económica="Construcción",
          `2018`=sum(.$`2018`[6])) %>%
  
  add_row(Rama.Actividad.Económica="Comercio",
          `2018`=sum(.$`2018`[7]+.$`2018`[9])) %>%
  
  add_row(Rama.Actividad.Económica="Transporte  y  comunicaciones",
          `2018`=sum(.$`2018`[8]+.$`2018`[10])) %>%
  
  add_row(Rama.Actividad.Económica="Establecimientos  ftnancieros",
          `2018`=sum(.$`2018`[11]+.$`2018`[12])) %>%
  
  add_row(Rama.Actividad.Económica="Servicios",
          `2018`=sum(.$`2018`[13]+.$`2018`[14]+.$`2018`[15]+.$`2018`[16]+.$`2018`[17]+.$`2018`[18]+.$`2018`[19]+.$`2018`[20]+.$`2018`[21])) %>%
  
  add_row(Rama.Actividad.Económica="Actividades  no  especiftcadas",
          `2018`=sum(.$`2018`[22]))

cuadro5_hombres<-merge(cuadro4_2,cuadro4_3,by="Rama.Actividad.Económica",all.x = TRUE)
cuadro5_hombres<-merge(cuadro5_hombres,cuadro4_4,by="Rama.Actividad.Económica",all.x = TRUE)

cuadro5_hombres<-unique( cuadro5_hombres )
cuadro5_hombres<-cuadro5_hombres[-3,]


# mujeres
cuadro4_2<-cuadro4_2_sexo %>% select(1,4-1,7-1,10-1,13-1,16-1,19-1,22-1,25-1,28-1)
cuadro4_3<-cuadro4_3_sexo %>% select(1,4-1,7-1,10-1,13-1,16-1,19-1,22-1)
cuadro4_4<-cuadro4_4_sexo %>% select(1,4-1)

colnames(cuadro4_2)<-c("Rama.Actividad.Económica",2002,2003,2004,2005,2006,2007,2008,2009,2010)

colnames(cuadro4_3)<-c("Rama.Actividad.Económica",2011,2012,2013,2014,2015,2016,2017)

cuadro4_3<-cuadro4_3 %>% add_row(Rama.Actividad.Económica="Agricultura  y  pesca",
                                 `2011`=sum(.$`2011`[1]+.$`2011`[2]),
                                 `2012`=sum(.$`2012`[1]+.$`2012`[2]),
                                 `2013`=sum(.$`2013`[1]+.$`2013`[2]),
                                 `2014`=sum(.$`2014`[1]+.$`2014`[2]),
                                 `2015`=sum(.$`2015`[1]+.$`2015`[2]),
                                 `2016`=sum(.$`2016`[1]+.$`2016`[2]),
                                 `2017`=sum(.$`2017`[1]+.$`2017`[2])) %>% 
  
  add_row(Rama.Actividad.Económica="Minería",
          `2011`=sum(.$`2011`[3]),
          `2012`=sum(.$`2012`[3]),
          `2013`=sum(.$`2013`[3]),
          `2014`=sum(.$`2014`[3]),
          `2015`=sum(.$`2015`[3]),
          `2016`=sum(.$`2016`[3]),
          `2017`=sum(.$`2017`[3])) %>%
  
  add_row(Rama.Actividad.Económica="Industria",
          `2011`=sum(.$`2011`[4]),
          `2012`=sum(.$`2012`[4]),
          `2013`=sum(.$`2013`[4]),
          `2014`=sum(.$`2014`[4]),
          `2015`=sum(.$`2015`[4]),
          `2016`=sum(.$`2016`[4]),
          `2017`=sum(.$`2017`[4])) %>%
  
  add_row(Rama.Actividad.Económica="Electricidad,  gas  y  agua",
          `2011`=sum(.$`2011`[5]),
          `2012`=sum(.$`2012`[5]),
          `2013`=sum(.$`2013`[5]),
          `2014`=sum(.$`2014`[5]),
          `2015`=sum(.$`2015`[5]),
          `2016`=sum(.$`2016`[5]),
          `2017`=sum(.$`2017`[5])) %>%
  
  add_row(Rama.Actividad.Económica="Construcción",
          `2011`=sum(.$`2011`[6]),
          `2012`=sum(.$`2012`[6]),
          `2013`=sum(.$`2013`[6]),
          `2014`=sum(.$`2014`[6]),
          `2015`=sum(.$`2015`[6]),
          `2016`=sum(.$`2016`[6]),
          `2017`=sum(.$`2017`[6])) %>%
  
  add_row(Rama.Actividad.Económica="Comercio",
          `2011`=sum(.$`2011`[7]+.$`2011`[8]),
          `2012`=sum(.$`2012`[7]+.$`2012`[8]),
          `2013`=sum(.$`2013`[7]+.$`2013`[8]),
          `2014`=sum(.$`2014`[7]+.$`2014`[8]),
          `2015`=sum(.$`2015`[7]+.$`2015`[8]),
          `2016`=sum(.$`2016`[7]+.$`2016`[8]),
          `2017`=sum(.$`2017`[7]+.$`2017`[8])) %>%
  
  add_row(Rama.Actividad.Económica="Transporte  y  comunicaciones",
          `2011`=sum(.$`2011`[9]),
          `2012`=sum(.$`2012`[9]),
          `2013`=sum(.$`2013`[9]),
          `2014`=sum(.$`2014`[9]),
          `2015`=sum(.$`2015`[9]),
          `2016`=sum(.$`2016`[9]),
          `2017`=sum(.$`2017`[9])) %>%
  
  add_row(Rama.Actividad.Económica="Establecimientos  ftnancieros",
          `2011`=sum(.$`2011`[10]+.$`2011`[11]),
          `2012`=sum(.$`2012`[10]+.$`2012`[11]),
          `2013`=sum(.$`2013`[10]+.$`2013`[11]),
          `2014`=sum(.$`2014`[10]+.$`2014`[11]),
          `2015`=sum(.$`2015`[10]+.$`2015`[11]),
          `2016`=sum(.$`2016`[10]+.$`2016`[11]),
          `2017`=sum(.$`2017`[10]+.$`2017`[11])) %>%
  
  add_row(Rama.Actividad.Económica="Servicios",
          `2011`=sum(.$`2011`[12]+.$`2011`[13]+.$`2011`[14]+.$`2011`[15]+.$`2011`[16]+.$`2011`[17]),
          `2012`=sum(.$`2012`[12]+.$`2012`[13]+.$`2012`[14]+.$`2012`[15]+.$`2012`[16]+.$`2012`[17]),
          `2013`=sum(.$`2013`[12]+.$`2013`[13]+.$`2013`[14]+.$`2013`[15]+.$`2013`[16]+.$`2013`[17]),
          `2014`=sum(.$`2014`[12]+.$`2014`[13]+.$`2014`[14]+.$`2014`[15]+.$`2014`[16]+.$`2014`[17]),
          `2015`=sum(.$`2015`[12]+.$`2015`[13]+.$`2015`[14]+.$`2015`[15]+.$`2015`[16]+.$`2015`[17]),
          `2016`=sum(.$`2016`[12]+.$`2016`[13]+.$`2016`[14]+.$`2016`[15]+.$`2016`[16]+.$`2016`[17]),
          `2017`=sum(.$`2017`[12]+.$`2017`[13]+.$`2017`[14]+.$`2017`[15]+.$`2017`[16]+.$`2017`[17])) %>%
  
  add_row(Rama.Actividad.Económica="Actividades  no  especiftcadas",
          `2011`=sum(.$`2011`[18]),
          `2012`=sum(.$`2012`[18]),
          `2013`=sum(.$`2013`[18]),
          `2014`=sum(.$`2014`[18]),
          `2015`=sum(.$`2015`[18]),
          `2016`=sum(.$`2016`[18]),
          `2017`=sum(.$`2017`[18]))

colnames(cuadro4_4)<-c("Rama.Actividad.Económica",2018)

cuadro4_4<-cuadro4_4 %>% add_row(Rama.Actividad.Económica="Agricultura  y  pesca",
                                 `2018`=sum(.$`2018`[1])) %>% 
  
  add_row(Rama.Actividad.Económica="Minería",
          `2018`=sum(.$`2018`[2])) %>%
  
  add_row(Rama.Actividad.Económica="Industria",
          `2018`=sum(.$`2018`[3])) %>%
  
  add_row(Rama.Actividad.Económica="Electricidad,  gas  y  agua",
          `2018`=sum(.$`2018`[4]+.$`2018`[5])) %>%
  
  add_row(Rama.Actividad.Económica="Construcción",
          `2018`=sum(.$`2018`[6])) %>%
  
  add_row(Rama.Actividad.Económica="Comercio",
          `2018`=sum(.$`2018`[7]+.$`2018`[9])) %>%
  
  add_row(Rama.Actividad.Económica="Transporte  y  comunicaciones",
          `2018`=sum(.$`2018`[8]+.$`2018`[10])) %>%
  
  add_row(Rama.Actividad.Económica="Establecimientos  ftnancieros",
          `2018`=sum(.$`2018`[11]+.$`2018`[12])) %>%
  
  add_row(Rama.Actividad.Económica="Servicios",
          `2018`=sum(.$`2018`[13]+.$`2018`[14]+.$`2018`[15]+.$`2018`[16]+.$`2018`[17]+.$`2018`[18]+.$`2018`[19]+.$`2018`[20]+.$`2018`[21])) %>%
  
  add_row(Rama.Actividad.Económica="Actividades  no  especiftcadas",
          `2018`=sum(.$`2018`[22]))

cuadro5_mujeres<-merge(cuadro4_2,cuadro4_3,by="Rama.Actividad.Económica",all.x = TRUE)
cuadro5_mujeres<-merge(cuadro5_mujeres,cuadro4_4,by="Rama.Actividad.Económica",all.x = TRUE)

cuadro5_mujeres<-unique( cuadro5_mujeres )
cuadro5_mujeres<-cuadro5_mujeres[-3,]

## combinar y crear cuadro 5

cuadro5_hombres<-cuadro5_hombres %>% mutate(sexo="hombres")
cuadro5_mujeres<-cuadro5_mujeres %>% mutate(sexo="mujeres")
cuadro5<-rbind(cuadro5_hombres,cuadro5_mujeres)

cuadro5 %>% filter(Rama.Actividad.Económica!="Total") %>% 
  gather(ano,afiliados,-Rama.Actividad.Económica,-sexo) %>% mutate(afiliados=as.numeric(afiliados),
                                                             ano=as.numeric(ano)) %>% 
  ggplot(aes(x=ano,y=afiliados,color=Rama.Actividad.Económica)) + geom_line() + geom_point() + theme_bw() + facet_wrap(~sexo) + 
  labs(title = "Gráfico 5. Cantidad de afiliados activos a nivel nacional, por rama de actividad económica y sexo",
       x="Anos",
       y = "Trabajadores sindicalizados",
       caption = "Fuente: Compendio estadístico Dirección del Trabajo") + 
  theme(legend.position = "bottom",plot.title = element_text(size=12),
        plot.subtitle = element_text(size=10),
        plot.caption = element_text(size=8)) + scale_y_continuous(labels=function(x) format(x, big.mark = ".", scientific = FALSE))+
  scale_x_continuous(limits = c(2002, 2018),breaks = c(2002,2010,2018))



ggsave(
  plot = last_plot(),
  filename = "Output/Graficos/1. OOSS/grafico5.Cantidad de afiliados a nivel nacional, por rama de actividad económica y sexo.png",
  device = "png",
  dpi = "retina",
  units = "cm",
  width = 33,
  height = 17
)



#### Cuadro 6. Cantidad de sindicatos activos, según tipo de sindicato, años 1991 a 2009 ####
#### Cuadro 7. Poder sindical por rama (cantidad de afiliados por rama sobre la cantida de sindicatos por rama) ####

cuadro4_7<-cuadro4[,-2] #se quita año 1990 por falta de datos

cuadro7_1 <-merge(cuadro3, cuadro4_7, by="Rama.Actividad.Económica", all.x = TRUE)

names(cuadro7_1) <-c("Rama.Actividad.Económica", "sindicatos_91",
                     "sindicatos_92",
                     "sindicatos_93",
                     "sindicatos_94",
                     "sindicatos_95",
                     "sindicatos_96",
                     "sindicatos_97",
                     "sindicatos_98",
                     "sindicatos_99",
                     "sindicatos_00",
                     "sindicatos_01",
                     "sindicatos_02",
                     "sindicatos_03",
                     "sindicatos_04",
                     "sindicatos_05",
                     "sindicatos_06",
                     "sindicatos_07",
                     "sindicatos_08",
                     "sindicatos_09",
                     "sindicatos_10",
                     "sindicatos_11",
                     "sindicatos_12",
                     "sindicatos_13",
                     "sindicatos_14",
                     "sindicatos_15",
                     "sindicatos_16",
                     "sindicatos_17",
                     "sindicatos_18",
                     "afiliados_91",
                     "afiliados_92",
                     "afiliados_93",
                     "afiliados_94",
                     "afiliados_95",
                     "afiliados_96",
                     "afiliados_97",
                     "afiliados_98",
                     "afiliados_99",
                     "afiliados_00",
                     "afiliados_01",
                     "afiliados_02",
                     "afiliados_03",
                     "afiliados_04",
                     "afiliados_05",
                     "afiliados_06",
                     "afiliados_07",
                     "afiliados_08",
                     "afiliados_09",
                     "afiliados_10",
                     "afiliados_11",
                     "afiliados_12",
                     "afiliados_13",
                     "afiliados_14",
                     "afiliados_15",
                     "afiliados_16",
                     "afiliados_17",
                     "afiliados_18")

cuadro7 <- cuadro7_1 %>% group_by(Rama.Actividad.Económica) %>% 
  mutate(Poder_1991=afiliados_91/sindicatos_91,
         Poder_1992=afiliados_92/sindicatos_92,
         Poder_1993=afiliados_93/sindicatos_93,
         Poder_1994=afiliados_94/sindicatos_94,
         Poder_1995=afiliados_95/sindicatos_95,
         Poder_1996=afiliados_96/sindicatos_96,
         Poder_1997=afiliados_97/sindicatos_97,
         Poder_1998=afiliados_98/sindicatos_98,
         Poder_1999=afiliados_99/sindicatos_99,
         Poder_2000=afiliados_00/sindicatos_00,
         Poder_2001=afiliados_01/sindicatos_01,
         Poder_2002=afiliados_02/sindicatos_02,
         Poder_2003=afiliados_03/sindicatos_03,
         Poder_2004=afiliados_04/sindicatos_04,
         Poder_2005=afiliados_05/sindicatos_05,
         Poder_2006=afiliados_06/sindicatos_06,
         Poder_2007=afiliados_07/sindicatos_07,
         Poder_2008=afiliados_08/sindicatos_08,
         Poder_2009=afiliados_09/sindicatos_09,
         Poder_2010=afiliados_10/sindicatos_10,
         Poder_2011=afiliados_11/sindicatos_11,
         Poder_2012=afiliados_12/sindicatos_12,
         Poder_2013=afiliados_13/sindicatos_13,
         Poder_2014=afiliados_14/sindicatos_14,
         Poder_2015=afiliados_15/sindicatos_15,
         Poder_2016=afiliados_16/sindicatos_16,
         Poder_2017=afiliados_17/sindicatos_17,
         Poder_2018=afiliados_18/sindicatos_18) %>% as.data.frame()


cuadro7 <- select(cuadro7, Rama.Actividad.Económica, 
                  Poder_1991, 
                  Poder_1992, 
                  Poder_1993,
                  Poder_1994,
                  Poder_1995,
                  Poder_1996,
                  Poder_1997,
                  Poder_1998,
                  Poder_1999,
                  Poder_2000,
                  Poder_2001,
                  Poder_2002,
                  Poder_2003,
                  Poder_2004,
                  Poder_2005,
                  Poder_2006,
                  Poder_2007,
                  Poder_2008,
                  Poder_2009,
                  Poder_2010,
                  Poder_2011,
                  Poder_2012,
                  Poder_2013,
                  Poder_2014,
                  Poder_2015,
                  Poder_2016,
                  Poder_2017,
                  Poder_2018)

cuadro7[,-1] <-round(cuadro7[,-1],1) 
cuadro7

## Poder sindical año 2018 (ramas desagregadas) 

cuadro7 %>% filter(Rama.Actividad.Económica!="Total") %>% 
  ggplot(aes(x=as.factor(reorder(Rama.Actividad.Económica,`Poder_2018`)),y=`Poder_2018`))+
  geom_bar(stat="identity", fill="#d8576b", colour="black", width=0.8) + 
  scale_y_continuous(labels=function(x) format(x, big.mark = ".", scientific = FALSE)) +
  theme_bw() +  coord_flip() + 
  geom_text(aes(label = format(`Poder_2018`, big.mark = ".", scientific = FALSE)), hjust=-0.5, colour = "black", size=3.0) +
  labs(title="Gráfico 6. Poder sindical por rama de actividad económica en 2018",
       x="Ramas de actividad económica", 
       y = "Poder sindical",
       caption = "Observatorio Sindical")

ggsave(
  plot = last_plot(),
  filename = "Output/Nuevo/grafico6.Poder sindical por rama de actividad económica en 2018.png",
  device = "png",
  dpi = "retina",
  units = "cm",
  width = 33,
  height = 17
)


#### Guardar tablas ####
library(writexl)
write_xlsx(cuadro1,"Output/Cuadros/1. OOSS/cuadro1.xlsx", col_names = TRUE,format_headers = TRUE)
write_xlsx(cuadro2,"Output/Cuadros/1. OOSS/cuadro2.xlsx", col_names = TRUE,format_headers = TRUE)
write_xlsx(cuadro3,"Output/Cuadros/1. OOSS/cuadro3.xlsx", col_names = TRUE,format_headers = TRUE)
write_xlsx(cuadro4,"Output/Cuadros/1. OOSS/cuadro4.xlsx", col_names = TRUE,format_headers = TRUE)
write_xlsx(cuadro5,"Output/Cuadros/1. OOSS/cuadro5.xlsx", col_names = TRUE,format_headers = TRUE)
write_xlsx(cuadro7,"Output/Nuevo/cuadro7.xlsx", col_names = TRUE,format_headers = TRUE)
